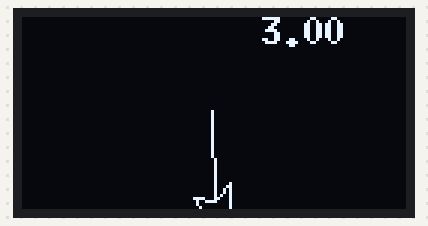
Recording of a sketch running on a simulated Arduino Uno, built with avr-gcc and run on an emulated ATmega328P. Shown: 128×64 one-colour display.

Above: at 0.17 s.
At 2.45 s:
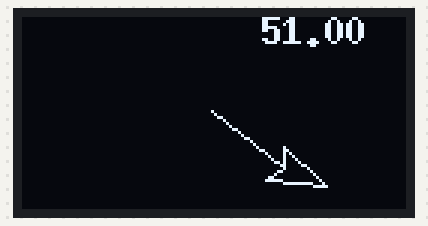
At 4.75 s:
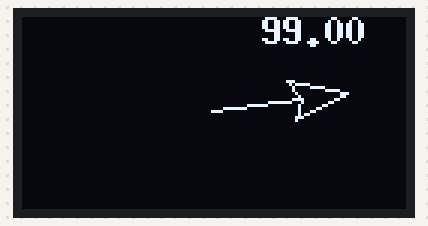
At 9.49 s:
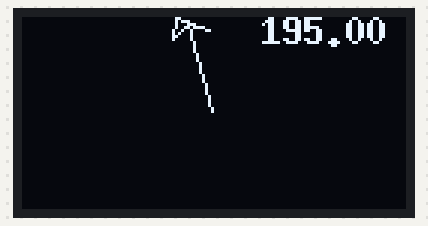
At 14.08 s:
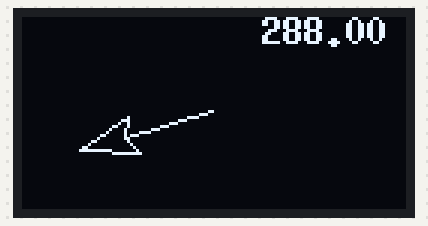
At 18.75 s:
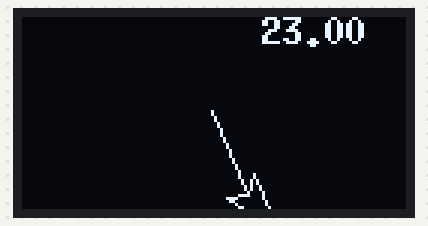

The sketch:

u8g2_rotating_arrow.ino
```cpp
#include <Wire.h>
#include <Arduino.h>
#include <U8g2lib.h>

U8G2_SSD1306_128X64_NONAME_F_HW_I2C u8g2(U8G2_R0, /* reset=*/ U8X8_PIN_NONE);

float degrees;

void setup() {
  u8g2.begin();
  u8g2.setFont(u8g2_font_7x13B_tf);
}

void loop() {
  degrees++;
  if(degrees > 360) {
    degrees = 0;
  }

  delay(10);

  u8g2.clearBuffer();

  int16_t sine1 = sin(deg2rad(degrees)) * 31;
  int16_t sine2 = cos(deg2rad(degrees)) * 31;

  u8g2.drawLine(63,31,63 + sine1,31 + sine2);

  arrow(63 + sine1, 31 + sine2, degrees);

  u8g2.setCursor(80, 9);
  u8g2.print(degrees);

  u8g2.sendBuffer();

}

void arrow(uint16_t x, uint16_t y, uint16_t deg) {
  #define inner_radius 8
  #define outer_radius 16

  deg-=90; //degree offset

  int16_t a_sin = sin(5.7595 + deg2rad(deg)) * inner_radius;
  int16_t a_cos = cos(5.7595 + deg2rad(deg)) * inner_radius;

  int16_t b_sin = sin(1.5707 + deg2rad(deg)) * outer_radius;
  int16_t b_cos = cos(1.5707 + deg2rad(deg)) * outer_radius;

  int16_t c_sin = sin(3.6651 + deg2rad(deg)) * inner_radius;
  int16_t c_cos = cos(3.6651 + deg2rad(deg)) * inner_radius;

//  /*non-inverted*/
//  u8g2.drawLine(x,y,x+a_sin,y+a_cos);
//  u8g2.drawLine(x+a_sin,y+a_cos,x+b_sin,y+b_cos);
//  u8g2.drawLine(x+b_sin,y+b_cos,x+c_sin,y+c_cos);
//  u8g2.drawLine(x+c_sin,y+c_cos,x,y);

//  /*inverted*/
//  u8g2.drawLine(x,y,x+a_cos,y+a_sin);
//  u8g2.drawLine(x+a_cos,y+a_sin,x+b_cos,y+b_sin);
//  u8g2.drawLine(x+b_cos,y+b_sin,x+c_cos,y+c_sin);
//  u8g2.drawLine(x+c_cos,y+c_sin,x,y);

  /*non-inverted & limited*/
  u8g2.drawLine(x,y,cap(x+a_sin),cap(y+a_cos));
  u8g2.drawLine(cap(x+a_sin),cap(y+a_cos),cap(x+b_sin),cap(y+b_cos));
  u8g2.drawLine(cap(x+b_sin),cap(y+b_cos),cap(x+c_sin),cap(y+c_cos));
  u8g2.drawLine(cap(x+c_sin),cap(y+c_cos),x,y);

//  /*inverted & limited*/
//  u8g2.drawLine(x,y,cap(x+a_cos),cap(y+a_sin));
//  u8g2.drawLine(cap(x+a_cos),cap(y+a_sin),cap(x+b_cos),cap(y+b_sin));
//  u8g2.drawLine(cap(x+b_cos),cap(y+b_sin),cap(x+c_cos),cap(y+c_sin));
//  u8g2.drawLine(cap(x+c_cos),cap(y+c_sin),x,y);
}

float calc_degrees(int16_t x1, int16_t y1, int16_t x2, int16_t y2) {
  return atan2(y2 - y1, x2 - x1) * 180 / PI;
}

float deg2rad(float deg) {
  return deg * (PI/180);
}

uint16_t cap(int16_t input) {
  if(input < 0) {
    input = 0;
  }
  return input;
}
```

Measured:
- by itself, everything shown: repeats every 17.6 s, in 361 steps
